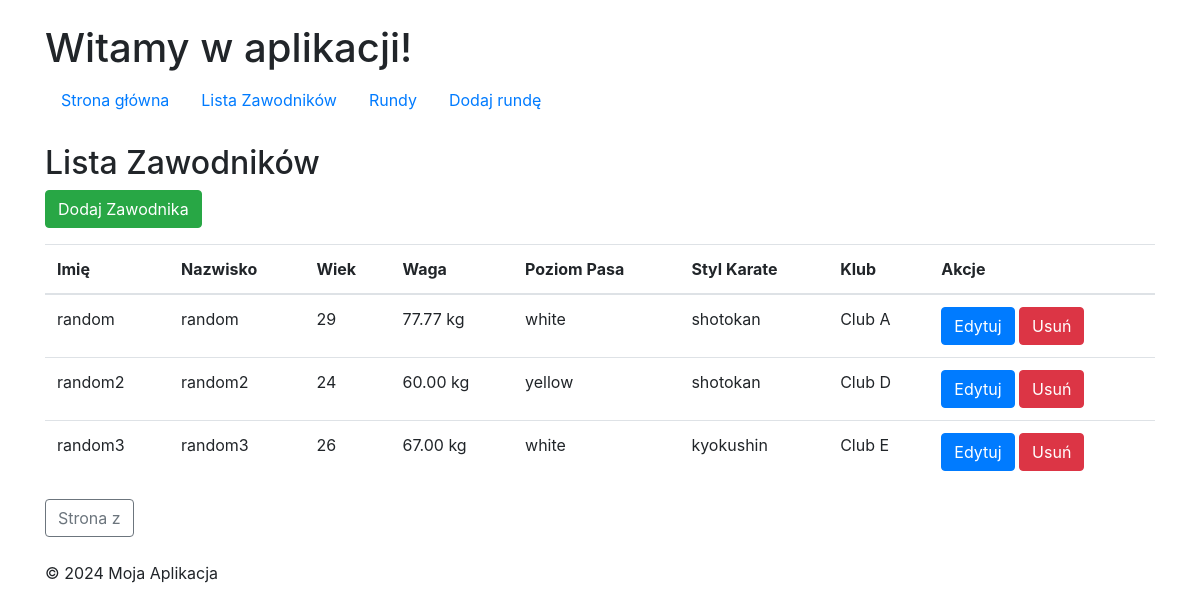
Before: /athletes/ with the older database file.
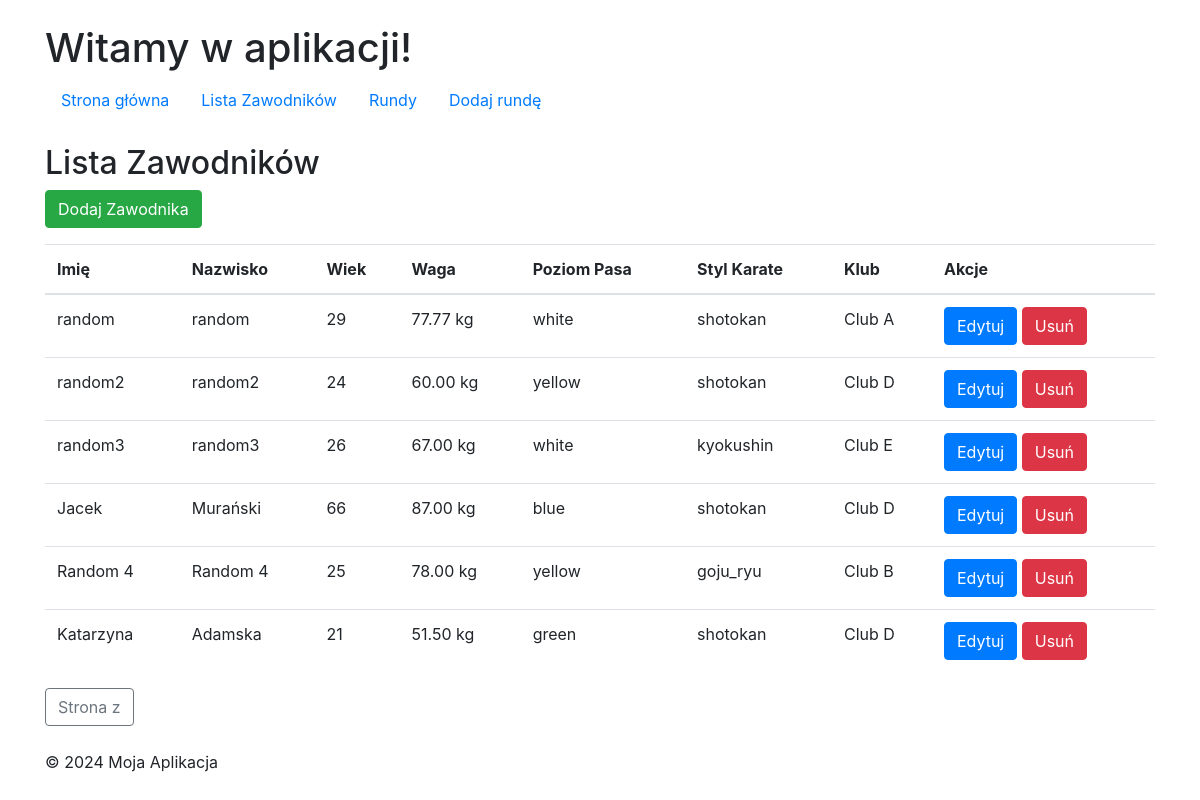
After: the same page with the newer database file.
### TurniejKarate/models.py (models this page shows, shortened)
class Athlete(models.Model):
    BELT_LEVELS = [
        ('white', 'White'),
        ('yellow', 'Yellow'),
        ('green', 'Green'),
        ('blue', 'Blue'),
        ('brown', 'Brown'),
        ('black', 'Black'),
    ]
    KARATE_STYLES = [
        ('shotokan', 'Shotokan'),
        ('goju_ryu', 'Goju-Ryu'),
        ('shito_ryu', 'Shito-Ryu'),
        ('kyokushin', 'Kyokushin'),
        ('wado_ryu', 'Wado-Ryu'),
        ('enshin', 'Enshin'),
    ]
    GENDER_CHOICES = [
        ('M', 'Male'),
        ('F', 'Female'),
        ('O', 'Other'),
    ]
    first_name = models.CharField(max_length=50)
    last_name = models.CharField(max_length=50)
    age = models.PositiveIntegerField()
    weight = models.DecimalField(max_digits=5, decimal_places=2)
    gender = models.CharField(max_length=1, choices=GENDER_CHOICES)
    belt_level = models.CharField(max_length=10, choices=BELT_LEVELS)
    karate_style = models.CharField(max_length=20, choices=KARATE_STYLES)
    club = models.ForeignKey(Club, on_delete=models.CASCADE)
    weight_category = models.ForeignKey(WeightCategory, on_delete=models.SET_NULL, null=True, blank=True)

class Club(models.Model):
    name = models.CharField(max_length=100, unique=True)
    def __str__(self):
        return self.name

### TurniejKarate/views.py (the view)
# urls.py: path('athletes/', AthleteListView.as_view(), name='athlete_list'),  # Lista zawodników
class AthleteListView(ListView):
    model = Athlete
    template_name = 'athlete_list.html'  # Szablon listy zawodników
    context_object_name = 'athletes'

### templates/athlete_list.html (shortened to what this page needs)
{% extends 'base.html' %}
{% block content %}
  <h2>Lista Zawodników</h2>
  <a href="{% url 'athlete_create' %}" class="btn btn-success mb-3">Dodaj Zawodnika</a>
  <table class="table">
    <thead>
      <tr>
        <th>Imię</th>
        <th>Nazwisko</th>
        <th>Wiek</th>
        <th>Waga</th>
        <th>Poziom Pasa</th>
        <th>Styl Karate</th>
        <th>Klub</th>
        <th>Akcje</th>
      </tr>
    </thead>
    <tbody>
      {% for athlete in athletes %}
        <tr>
          <td>{{ athlete.first_name }}</td>
          <td>{{ athlete.last_name }}</td>
          <td>{{ athlete.age }}</td>
          <td>{{ athlete.weight }} kg</td>
          <td>{{ athlete.belt_level }}</td>
          <td>{{ athlete.karate_style }}</td>
          <td>{{ athlete.club }}</td>
          <td>
            <a href="{% url 'athlete_update' athlete.id %}" class="btn btn-primary"> Edytuj</a>
            <a href="{% url 'athlete_delete' athlete.id %}" class="btn btn-danger"> Usuń</a>
          </td>
        </tr>
      {% endfor %}
    </tbody>
  </table>
  <div class="pagination">
    <span class="btn btn-outline-secondary">Strona {{ athletes.number }} z {{ athletes.paginator.num_pages }}</span>
  </div>
{% endblock %}

Changed rows visible on the page:
added Athlete: first_name "Jacek", last_name "Murański", age "66", weight "87.00", belt_level "blue", karate_style "shotokan", club "Club D"
added Athlete: first_name "Random 4", last_name "Random 4", age "25", weight "78.00", belt_level "yellow", karate_style "goju_ryu", club "Club B"
added Athlete: first_name "Katarzyna", last_name "Adamska", age "21", weight "51.50", belt_level "green", karate_style "shotokan", club "Club D"
